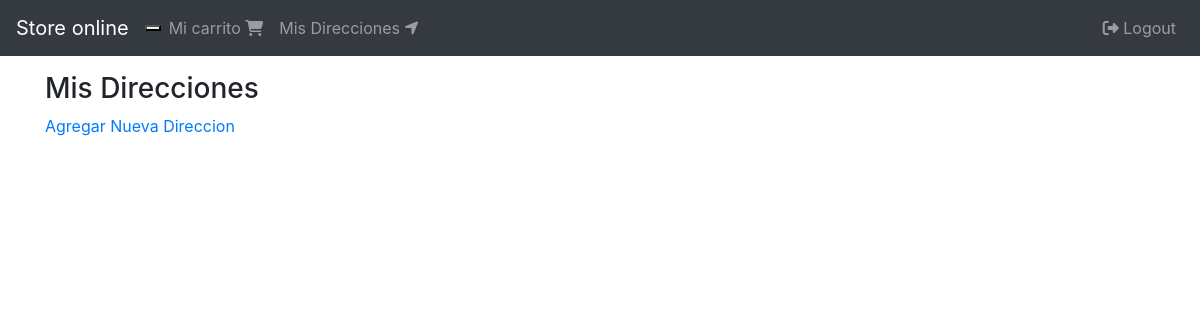
Before: /direcciones/ (signed in) with the older database file.
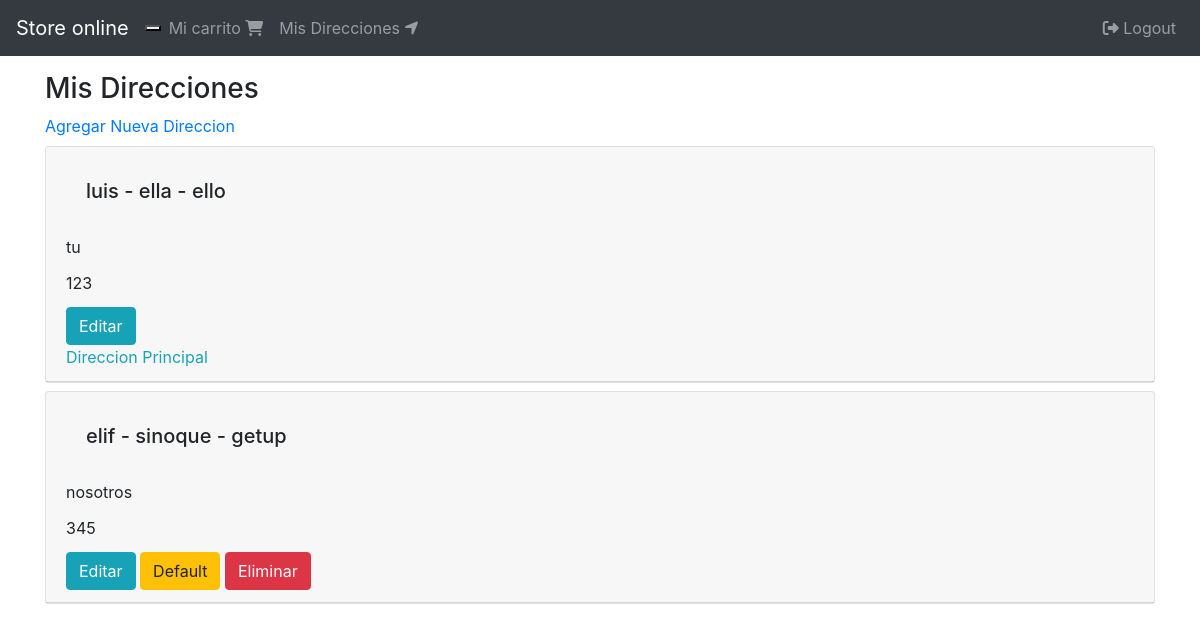
After: the same page with the newer database file.
### shipping_address/models.py (models this page shows, shortened)
class ShippingAddress(models.Model):
    user = models.ForeignKey(User, null=False, blank=False, on_delete=models.CASCADE)
    line1 = models.CharField(max_length=200)
    line2 = models.CharField(max_length=200, blank=True)
    city = models.CharField(max_length=100)
    state = models.CharField(max_length=100)
    country = models.CharField(max_length=50)
    reference = models.CharField(max_length=300)
    postal_code = models.CharField(max_length=10, null=False, blank=False)
    default = models.BooleanField(default=False)
    create_at = models.DateTimeField(auto_now_add=True)
    @property
    def address(self):
        return '{} - {} - {}'.format(self.city, self.state, self.country)

### shipping_address/views.py (the view)
# urls.py: path('',views.ShippingAddressListView.as_view(), name='shipping_address'),
class ShippingAddressListView(LoginRequiredMixin, generic.ListView):
    login_url = 'login'
    model = ShippingAddress
    template_name = 'shipping_addresses.html'
    def get_queryset(self):
        return ShippingAddress.objects.filter(user=self.request.user).order_by('-default')

### shipping_address/templates/shipping_addresses.html
{% extends 'base/base.html' %}
{% block content  %}
    <div class="col">
        <div class="h3">
            Mis Direcciones
        </div>
        <a href="{% url 'shipping_address:create' %}">Agregar Nueva Direccion</a>
        <div class="mt-2">
            {% for shipping_Address in object_list %}
                <div class="mt-2">
                    {% include 'snippets/shipping_Address.html' with edit=True %}
                </div>
            {% endfor %}
        </div>
    </div>
{% endblock content %}

### shipping_address/templates/snippets/shipping_Address.html
<div class="card">
    <div class="card-header">
        <div class="card-body">
            <h5 class="card-title">
              {{shipping_Address.address}}
            </h5>
        </div>
        <div class="card-title">
            {{shipping_Address.reference}}
        </div>
        <div class="card-title">
            {{shipping_Address.postal_code}}
        </div>
        {% if edit %}
            <div class="mt-2">
                <a href="{% url 'shipping_address:update' shipping_Address.pk %}" class="btn btn-info">Editar</a>
                {% if shipping_Address.default %}
                    <div class="text-info">
                        Direccion Principal
                    </div>
                {% else %}
                    <a href="{% url 'shipping_address:default' shipping_Address.pk %}" class="btn btn-warning">Default</a>
                    <a href="{% url 'shipping_address:delete' shipping_Address.pk %}" class="btn btn-danger">Eliminar</a>
                {% endif %}
            </div>
        {% endif %}
    </div>
</div>

Changed rows visible on the page:
added ShippingAddress: address "luis - ella - ello", reference "tu", postal_code "123", default "Direccion Principal"
added ShippingAddress: address "elif - sinoque - getup", reference "nosotros", postal_code "345", default "Default"
